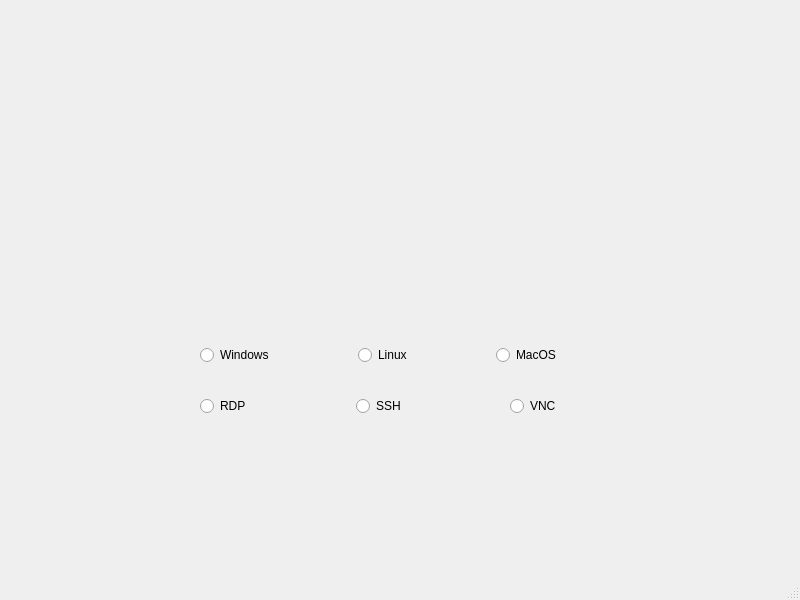
<?xml version="1.0" encoding="UTF-8"?>
<ui version="4.0">
 <class>MainWindow</class>
 <widget class="QMainWindow" name="MainWindow">
  <property name="geometry">
   <rect>
    <x>0</x>
    <y>0</y>
    <width>800</width>
    <height>600</height>
   </rect>
  </property>
  <property name="windowTitle">
   <string>MainWindow</string>
  </property>
  <widget class="QWidget" name="centralwidget">
   <widget class="QWidget" name="">
    <property name="geometry">
     <rect>
      <x>200</x>
      <y>320</y>
      <width>361</width>
      <height>121</height>
     </rect>
    </property>
    <layout class="QVBoxLayout" name="verticalLayout">
     <item>
      <layout class="QHBoxLayout" name="horizontalLayout">
       <item>
        <widget class="QRadioButton" name="radioButton_2">
         <property name="text">
          <string>Windows</string>
         </property>
        </widget>
       </item>
       <item>
        <spacer name="horizontalSpacer">
         <property name="orientation">
          <enum>Qt::Horizontal</enum>
         </property>
         <property name="sizeHint" stdset="0">
          <size>
           <width>40</width>
           <height>20</height>
          </size>
         </property>
        </spacer>
       </item>
       <item>
        <widget class="QRadioButton" name="radioButton">
         <property name="text">
          <string>Linux</string>
         </property>
        </widget>
       </item>
       <item>
        <spacer name="horizontalSpacer_2">
         <property name="orientation">
          <enum>Qt::Horizontal</enum>
         </property>
         <property name="sizeHint" stdset="0">
          <size>
           <width>40</width>
           <height>20</height>
          </size>
         </property>
        </spacer>
       </item>
       <item>
        <widget class="QRadioButton" name="radioButton_3">
         <property name="text">
          <string>MacOS</string>
         </property>
        </widget>
       </item>
      </layout>
     </item>
     <item>
      <layout class="QHBoxLayout" name="horizontalLayout_5">
       <item>
        <widget class="QRadioButton" name="radioButton_4">
         <property name="text">
          <string>RDP</string>
         </property>
        </widget>
       </item>
       <item>
        <spacer name="horizontalSpacer_3">
         <property name="orientation">
          <enum>Qt::Horizontal</enum>
         </property>
         <property name="sizeHint" stdset="0">
          <size>
           <width>40</width>
           <height>20</height>
          </size>
         </property>
        </spacer>
       </item>
       <item>
        <widget class="QRadioButton" name="radioButton_5">
         <property name="text">
          <string>SSH</string>
         </property>
        </widget>
       </item>
       <item>
        <spacer name="horizontalSpacer_4">
         <property name="orientation">
          <enum>Qt::Horizontal</enum>
         </property>
         <property name="sizeHint" stdset="0">
          <size>
           <width>40</width>
           <height>20</height>
          </size>
         </property>
        </spacer>
       </item>
       <item>
        <widget class="QRadioButton" name="radioButton_6">
         <property name="text">
          <string>VNC</string>
         </property>
        </widget>
       </item>
      </layout>
     </item>
    </layout>
   </widget>
  </widget>
  <widget class="QMenuBar" name="menubar">
   <property name="geometry">
    <rect>
     <x>0</x>
     <y>0</y>
     <width>800</width>
     <height>22</height>
    </rect>
   </property>
  </widget>
  <widget class="QStatusBar" name="statusbar"/>
 </widget>
 <resources/>
 <connections/>
</ui>
